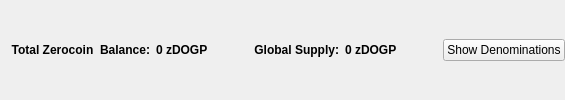
                       <widget class="QFrame" name="balanceSupplyFrame">
                        <layout class="QHBoxLayout" name="horizontalLayout_2" stretch="0,0,0,1,0">
                         <property name="rightMargin">
                          <number>0</number>
                         </property>
                         <item>
                          <layout class="QHBoxLayout" name="horizontalLayout_34">
                           <item>
                            <widget class="QLabel" name="labelzAvailableText_3">
                             <property name="font">
                              <font>
                               <weight>75</weight>
                               <bold>true</bold>
                              </font>
                             </property>
                             <property name="toolTip">
                              <string>Total Balance including unconfirmed and immature zDOGP</string>
                             </property>
                             <property name="text">
                              <string>Total Zerocoin  Balance:</string>
                             </property>
                             <property name="alignment">
                              <set>Qt::AlignRight|Qt::AlignTrailing|Qt::AlignVCenter</set>
                             </property>
                            </widget>
                           </item>
                           <item>
                            <widget class="QLabel" name="labelzAvailableAmount_4">
                             <property name="minimumSize">
                              <size>
                               <width>40</width>
                               <height>0</height>
                              </size>
                             </property>
                             <property name="font">
                              <font>
                               <weight>75</weight>
                               <bold>true</bold>
                              </font>
                             </property>
                             <property name="toolTip">
                              <string>Total Balance including unconfirmed and immature zDOGP</string>
                             </property>
                             <property name="text">
                              <string>0 zDOGP</string>
                             </property>
                             <property name="alignment">
                              <set>Qt::AlignLeading|Qt::AlignLeft|Qt::AlignVCenter</set>
                             </property>
                            </widget>
                           </item>
                          </layout>
                         </item>
                         <item>
                          <spacer name="horizontalSpacer_32">
                           <property name="orientation">
                            <enum>Qt::Horizontal</enum>
                           </property>
                           <property name="sizeHint" stdset="0">
                            <size>
                             <width>40</width>
                             <height>20</height>
                            </size>
                           </property>
                          </spacer>
                         </item>
                         <item>
                          <layout class="QHBoxLayout" name="horizontalLayout_35">
                           <item>
                            <widget class="QLabel" name="labelZsupplyText_2">
                             <property name="font">
                              <font>
                               <weight>75</weight>
                               <bold>true</bold>
                              </font>
                             </property>
                             <property name="text">
                              <string>Global Supply:</string>
                             </property>
                             <property name="alignment">
                              <set>Qt::AlignRight|Qt::AlignTrailing|Qt::AlignVCenter</set>
                             </property>
                            </widget>
                           </item>
                           <item>
                            <widget class="QLabel" name="labelZsupplyAmount_2">
                             <property name="font">
                              <font>
                               <weight>75</weight>
                               <bold>true</bold>
                              </font>
                             </property>
                             <property name="text">
                              <string>0 zDOGP</string>
                             </property>
                            </widget>
                           </item>
                          </layout>
                         </item>
                         <item>
                          <spacer name="horizontalSpacer_31">
                           <property name="orientation">
                            <enum>Qt::Horizontal</enum>
                           </property>
                           <property name="sizeHint" stdset="0">
                            <size>
                             <width>40</width>
                             <height>20</height>
                            </size>
                           </property>
                          </spacer>
                         </item>
                         <item>
                          <widget class="QPushButton" name="pushButtonShowDenoms">
                           <property name="toolTip">
                            <string>Show zDOGP denominations list</string>
                           </property>
                           <property name="text">
                            <string>Show Denominations</string>
                           </property>
                          </widget>
                         </item>
                        </layout>
                       </widget>
